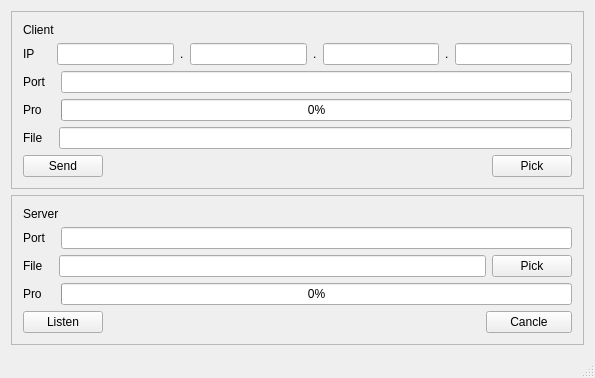
<?xml version="1.0" encoding="UTF-8"?>
<ui version="4.0">
 <class>MainWindow</class>
 <widget class="QMainWindow" name="MainWindow">
  <property name="windowTitle">
   <string>MainWindow</string>
  </property>
  <widget class="QWidget" name="centralWidget">
   <layout class="QGridLayout" name="gridLayout_2">
    <item row="0" column="0">
     <widget class="QFrame" name="client_frame">
      <property name="frameShape">
       <enum>QFrame::StyledPanel</enum>
      </property>
      <property name="frameShadow">
       <enum>QFrame::Raised</enum>
      </property>
      <layout class="QGridLayout" name="gridLayout_6">
       <item row="0" column="0">
        <widget class="QLabel" name="client_lb">
         <property name="text">
          <string>Client</string>
         </property>
        </widget>
       </item>
       <item row="1" column="0">
        <layout class="QGridLayout" name="ip">
         <item row="0" column="3">
          <widget class="QLineEdit" name="ip2_le">
           <property name="maxLength">
            <number>3</number>
           </property>
          </widget>
         </item>
         <item row="0" column="7">
          <widget class="QLineEdit" name="ip4_le">
           <property name="maxLength">
            <number>3</number>
           </property>
          </widget>
         </item>
         <item row="0" column="4">
          <widget class="QLabel" name="pt2_lb">
           <property name="text">
            <string>.</string>
           </property>
          </widget>
         </item>
         <item row="0" column="5">
          <widget class="QLineEdit" name="ip3_le">
           <property name="maxLength">
            <number>3</number>
           </property>
          </widget>
         </item>
         <item row="0" column="2">
          <widget class="QLabel" name="pt1_lb">
           <property name="text">
            <string>.</string>
           </property>
          </widget>
         </item>
         <item row="0" column="0">
          <widget class="QLabel" name="ip_lb">
           <property name="text">
            <string>IP     </string>
           </property>
          </widget>
         </item>
         <item row="0" column="6">
          <widget class="QLabel" name="pt3_lb">
           <property name="text">
            <string>.</string>
           </property>
          </widget>
         </item>
         <item row="0" column="1">
          <widget class="QLineEdit" name="ip1_le">
           <property name="maxLength">
            <number>3</number>
           </property>
          </widget>
         </item>
        </layout>
       </item>
       <item row="2" column="0">
        <layout class="QGridLayout" name="port">
         <item row="0" column="0">
          <widget class="QLabel" name="port_lb">
           <property name="text">
            <string>Port   </string>
           </property>
          </widget>
         </item>
         <item row="0" column="1">
          <widget class="QLineEdit" name="port_le"/>
         </item>
        </layout>
       </item>
       <item row="3" column="0">
        <layout class="QGridLayout" name="pro">
         <item row="0" column="0">
          <widget class="QLabel" name="pro_lb">
           <property name="text">
            <string>Pro    </string>
           </property>
          </widget>
         </item>
         <item row="0" column="1">
          <widget class="QProgressBar" name="process">
           <property name="value">
            <number>0</number>
           </property>
          </widget>
         </item>
        </layout>
       </item>
       <item row="4" column="0">
        <layout class="QGridLayout" name="file_path">
         <item row="0" column="1">
          <widget class="QLineEdit" name="file_le"/>
         </item>
         <item row="0" column="0">
          <widget class="QLabel" name="file_lb">
           <property name="text">
            <string>File   </string>
           </property>
          </widget>
         </item>
        </layout>
       </item>
       <item row="5" column="0">
        <layout class="QGridLayout" name="gridLayout_4">
         <item row="0" column="0">
          <widget class="QPushButton" name="send_pb">
           <property name="text">
            <string>Send</string>
           </property>
          </widget>
         </item>
         <item row="0" column="2">
          <widget class="QPushButton" name="pick_pb">
           <property name="text">
            <string>Pick</string>
           </property>
          </widget>
         </item>
         <item row="0" column="1">
          <spacer name="horizontalSpacer">
           <property name="orientation">
            <enum>Qt::Horizontal</enum>
           </property>
           <property name="sizeHint" stdset="0">
            <size>
             <width>40</width>
             <height>20</height>
            </size>
           </property>
          </spacer>
         </item>
        </layout>
       </item>
      </layout>
     </widget>
    </item>
    <item row="1" column="0">
     <widget class="QFrame" name="serve_frame">
      <property name="frameShape">
       <enum>QFrame::StyledPanel</enum>
      </property>
      <property name="frameShadow">
       <enum>QFrame::Raised</enum>
      </property>
      <layout class="QGridLayout" name="gridLayout_3">
       <item row="0" column="0">
        <widget class="QLabel" name="server_lb">
         <property name="text">
          <string>Server</string>
         </property>
        </widget>
       </item>
       <item row="1" column="0" colspan="4">
        <layout class="QGridLayout" name="gridLayout">
         <item row="0" column="0">
          <widget class="QLabel" name="port_lb_server">
           <property name="text">
            <string>Port   </string>
           </property>
          </widget>
         </item>
         <item row="0" column="1">
          <widget class="QLineEdit" name="port_le_server"/>
         </item>
        </layout>
       </item>
       <item row="2" column="0" colspan="3">
        <layout class="QGridLayout" name="file_path_server">
         <item row="0" column="0">
          <widget class="QLabel" name="file_lb_server">
           <property name="text">
            <string>File   </string>
           </property>
          </widget>
         </item>
         <item row="0" column="1">
          <widget class="QLineEdit" name="file_le_server"/>
         </item>
        </layout>
       </item>
       <item row="2" column="3">
        <widget class="QPushButton" name="pick_pb_2">
         <property name="text">
          <string>Pick</string>
         </property>
        </widget>
       </item>
       <item row="3" column="0" colspan="4">
        <layout class="QGridLayout" name="pro_server">
         <item row="0" column="0">
          <widget class="QLabel" name="pro_lb_server">
           <property name="text">
            <string>Pro    </string>
           </property>
          </widget>
         </item>
         <item row="0" column="1">
          <widget class="QProgressBar" name="process_server">
           <property name="value">
            <number>0</number>
           </property>
          </widget>
         </item>
        </layout>
       </item>
       <item row="4" column="0">
        <widget class="QPushButton" name="listen_pb">
         <property name="text">
          <string>Listen</string>
         </property>
        </widget>
       </item>
       <item row="4" column="1">
        <spacer name="horizontalSpacer_2">
         <property name="orientation">
          <enum>Qt::Horizontal</enum>
         </property>
         <property name="sizeHint" stdset="0">
          <size>
           <width>371</width>
           <height>20</height>
          </size>
         </property>
        </spacer>
       </item>
       <item row="4" column="2" colspan="2">
        <widget class="QPushButton" name="cancle_pb">
         <property name="text">
          <string>Cancle</string>
         </property>
        </widget>
       </item>
      </layout>
     </widget>
    </item>
   </layout>
  </widget>
  <widget class="QMenuBar" name="menuBar">
   <property name="geometry">
    <rect>
     <x>0</x>
     <y>0</y>
     <width>590</width>
     <height>22</height>
    </rect>
   </property>
  </widget>
  <widget class="QStatusBar" name="statusBar"/>
 </widget>
 <layoutdefault spacing="6" margin="11"/>
 <tabstops>
  <tabstop>ip1_le</tabstop>
  <tabstop>ip2_le</tabstop>
  <tabstop>ip3_le</tabstop>
  <tabstop>ip4_le</tabstop>
  <tabstop>port_le</tabstop>
  <tabstop>file_le</tabstop>
  <tabstop>send_pb</tabstop>
  <tabstop>pick_pb</tabstop>
 </tabstops>
 <resources/>
 <connections/>
</ui>
